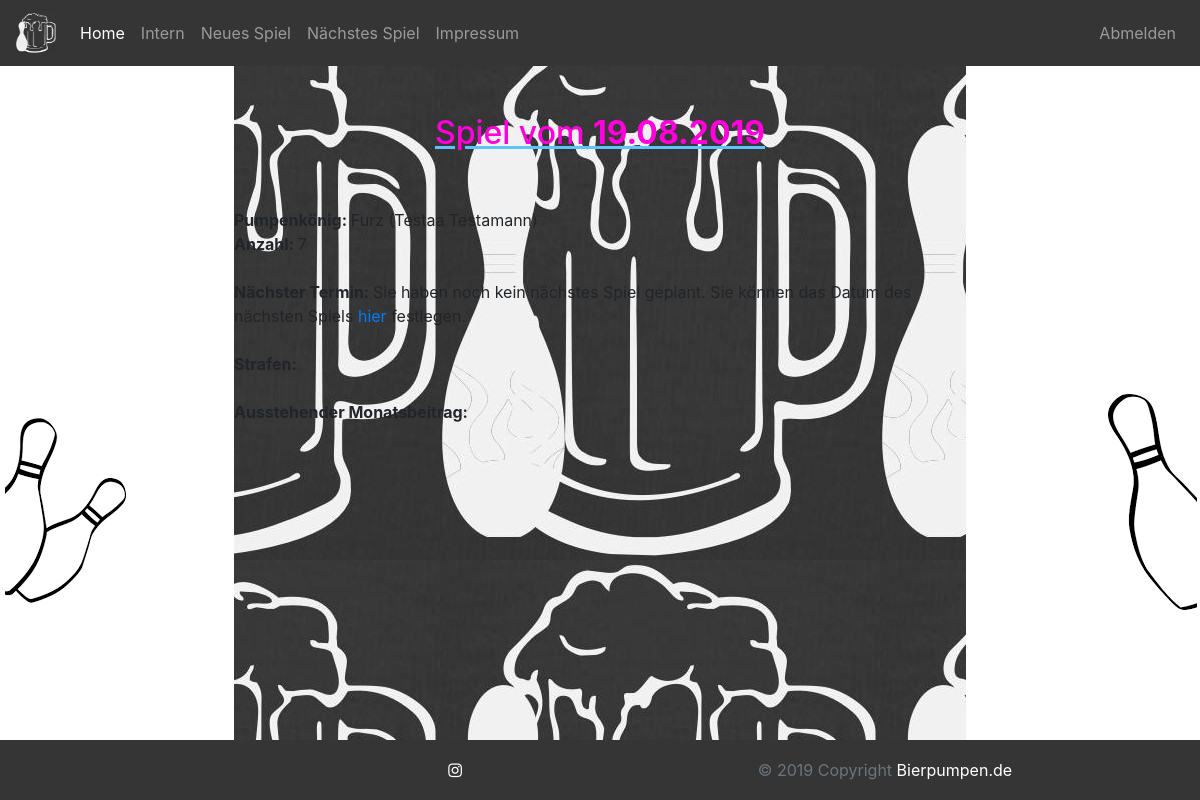
The app's page /spiel.php?id=3 (signed in), older data.
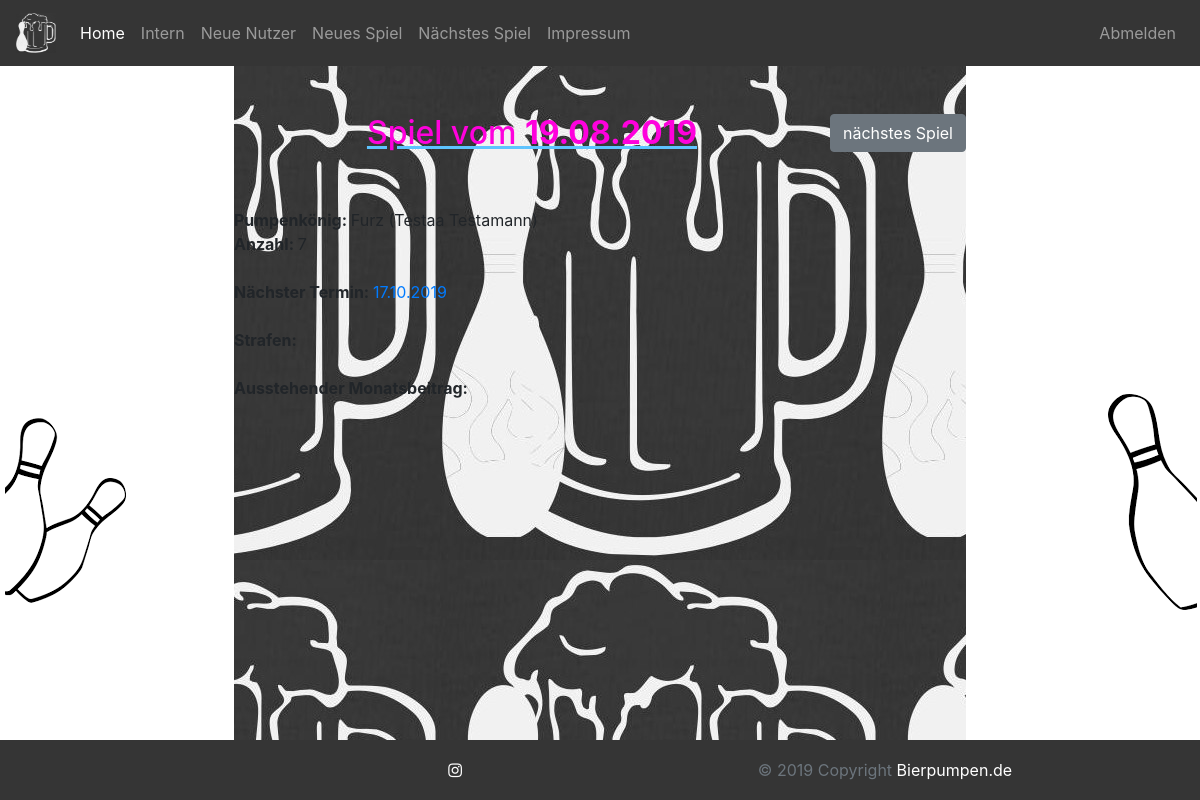
The same page, newer data.
### tables this page shows
CREATE TABLE `games` (
  `id` int(11) NOT NULL,
  `date` date NOT NULL,
  `king` int(11) NOT NULL,
  `amount` int(11) NOT NULL,
  `nextGame` date DEFAULT NULL
);

CREATE TABLE `users` (
  `id` int(11) NOT NULL,
  `username` varchar(32) NOT NULL,
  `password` text NOT NULL,
  `email` varchar(64) NOT NULL,
  `firstname` varchar(64) NOT NULL,
  `lastname` varchar(64) NOT NULL,
  `isNew` int(1) NOT NULL,
  `isAdmin` int(1) NOT NULL
);

### objects/user.php (called while the page is built, shortened)
<?php
class User {
  private $db;
  private static $table_name = "users";
  private $id;
  private $username;
  private $email;
  private $firstname;
  private $lastname;
  private $isAdmin;
  public function __construct($db) {
    $this->db = $db;
  }
  public function readOne() {
    if (!empty($this->id)){
      $query = "SELECT * FROM " . User::$table_name . " WHERE id=:id limit 0,1";
      $stmt = $this->db->prepare($query);
      $stmt->bindParam(":id", $this->id);
    } elseif (!empty($this->username)) {
      $query = "SELECT * FROM " . User::$table_name . " WHERE username LIKE :username limit 0,1";
      $stmt = $this->db->prepare($query);
      $stmt->bindParam(":username", $this->username);
    } elseif (!empty($this->email)) {
      $query = "SELECT * FROM " . User::$table_name . " WHERE email LIKE :email limit 0,1";
      $stmt = $this->db->prepare($query);
      $stmt->bindParam(":email", $this->email);
    } else {
      return false;
    }
    if($stmt->execute()){
      return true;
    } else {
      return false;
    }
  }
  public function setId($newId) {
    $this->id = htmlspecialchars(strip_tags($newId));
  }
  public function getFirstname() {
    return $this->firstname;
  }
  public function setFirstname($newFirstname) {
    $this->firstname = htmlspecialchars(strip_tags($newFirstname));
  }
  public function getLastname() {
    return $this->lastname;
  }
  public function setLastname($newLastname) {
    $this->lastname = htmlspecialchars(strip_tags($newLastname));
  }
  public function getUsername() {
    return $this->username;
  }
  public function setUsername($newUsername) {
    $this->username = htmlspecialchars(strip_tags($newUsername));
  }
  public function setEmail($newEmail) {
    $this->email = htmlspecialchars(strip_tags($newEmail));
  }
  public function getIsAdmin(){
    return $this->isAdmin;
  }
  public function setIsAdmin($newIsAdmin){
    $this->isAdmin = htmlspecialchars(strip_tags($newIsAdmin));
  }
}
?>

### objects/game.php (called while the page is built, shortened)
<?php
class Game {
  private $db;
  public static $table_name = "games";
  private $id;
  private $date;
  private $amount;
  private $nextGame;
  public function __construct($db) {
    $this->db = $db;
  }
  public function readOne() {
    if (!empty($this->id)){
      $query = "SELECT * FROM " . Game::$table_name . " WHERE id=:id LIMIT 0,1";
      $stmt = $this->db->prepare($query);
      $stmt->bindParam(":id", $this->id);
    } elseif (!empty($this->date)) {
      $query = "SELECT * FROM " . Game::$table_name . " WHERE date=:date LIMIT 0,1";
      $stmt = $this->db->prepare($query);
      $stmt->bindParam(":date", $this->date);
    } else {
      return false;
    }
    if($stmt->execute()){
      $count = $stmt->rowCount();
      if($count == 0){
        return false;
      }
      $row = $stmt->fetch(PDO::FETCH_ASSOC);
      return true;
    } else {
      return false;
    }
  }
  public static function readLast($db) {
    $query = "SELECT * from " . Game::$table_name . " ORDER BY date DESC LIMIT 0,1";
    $stmt = $db->prepare($query);
    $stmt->execute();
    $count = $stmt->rowCount();
    $row = $stmt->fetch(PDO::FETCH_ASSOC);
    $game = new Game($db);
    return $game;
  }
  public function setId($newId) {
    $this->id = htmlspecialchars(strip_tags($newId));
  }
  public function getDate() {
    return $this->date;
  }
  public function setDate($newDate) {
    $this->date = htmlspecialchars(strip_tags($newDate));
  }
  public function getAmount() {
    return $this->amount;
  }
  public function setAmount($newAmount) {
    $this->amount = htmlspecialchars(strip_tags($newAmount));
  }
  public function getNextGame() {
    return $this->nextGame;
  }
  public function setNextGame($newNextGame) {
    $this->nextGame = htmlspecialchars(strip_tags($newNextGame));
  }
}
?>

### spiel.php (the view, shortened to what this page needs)
<?php
include_once $_SERVER["DOCUMENT_ROOT"] . '/Kegeln/objects/session.php';
include_once $_SERVER["DOCUMENT_ROOT"] . '/Kegeln/objects/game.php';
  include_once $_SERVER["DOCUMENT_ROOT"] . '/Kegeln/header.php';
  if (isset($_GET['id']) and $_GET['id'] !== "") {
    $game = new Game($db);
    $game->setId($_GET['id']);
    if ($game->readOne()) {
      $next = false;
      $nextId = $_GET['id']+1;
      $nextGame = new Game($db);
      $nextGame->setId($nextId);
      if ($nextGame->readOne()){
        $next = true;
      }
      $date = $game->getDate();
      $formattedDate = substr($date, 8, 2) . "." . substr($date, 5, 2) . "." . substr($date, 0, 4);
      $nextDate = $nextGame->getDate();
      $formattedNext = substr($nextDate, 8, 2) . "." . substr($nextDate, 5, 2) . "." . substr($nextDate, 0, 4);
      $user = new User($db);
      $user->setId($game->getKing());
      $user->readOne();
      $king = $user->getUsername() . " (" . $user->getFirstname() . " " . $user->getLastname() . ")";
      if ($next) {
        echo "<a href='spiel.php?id=$nextId'><button class='btn btn-secondary float-right'>nächstes Spiel</button></a>";
      }
    ?>
      <u style="color: #5DC3FE"><center><h2 style="color: #FE01DC">Spiel vom <b><?php echo $formattedDate;?></b></h2></center></u><br/><br/>
      <b>Pumpenkönig: </b><?php echo $king; ?> <br/>
      <b>Anzahl: </b><?php echo $game->getAmount(); ?> <br/><br/>
      <b>Nächster Termin: </b>
      <?php
      if ($next){
        echo "<a href='spiel.php?id=$nextId'>$formattedNext</a>";
      } else {
        if ($isAdmin) {
          echo "Sie haben noch kein nächstes Spiel geplant. Sie können das Datum des nächsten Spiels <a href='update_game.php'>hier</a> festlegen.";
        } else {
          echo "noch kein nächstes Spiel geplant";
        }
      }
      ?>
      <br/><br/>
      <b>Strafen: </b><br/><br/>
      <b>Ausstehender Monatsbeitrag: </b><br/><br/>
    <?php
    } else {
      header("Location: /Kegeln/index.php?errorcode=7");
    }
  } else {
    header("Location: /Kegeln/index.php?errorcode=6");
  }
include_once $_SERVER["DOCUMENT_ROOT"] . '/Kegeln/footer.php';
?>

### header.php (shortened to what this page needs)
<?php
include_once $_SERVER["DOCUMENT_ROOT"] . '/Kegeln/database/db.php';
include_once $_SERVER["DOCUMENT_ROOT"] . '/Kegeln/objects/user.php';
include_once $_SERVER["DOCUMENT_ROOT"] . '/Kegeln/objects/game.php';
$loggedin = false;
$isAdmin = false;
$database = new Database();
$db = $database->getConnection();
if (isset($_SESSION['session_id'])) {
  $loggedin_user = new User($db);
  $loggedin_user->setId($_SESSION['session_id']);
  $loggedin_user->readOne($db);
  $loggedin = true;
  $nextGame = NULL;
  if($loggedin_user->getIsNew()==1){
    $isNew = true;
  } else {
    $game = Game::readLast($db);
    $nextGame = $game->getNextGame();
  }
  if($loggedin_user->getIsAdmin()==1){
    $isAdmin = true;
  }
}
$users = User::readNew($db);
?>
<!DOCTYPE html>
<html lang="de">
  <head>
    <link href="css/bootstrap.min.css" rel="stylesheet">
    <link href="css/style.css" rel="stylesheet">
    <link rel="stylesheet" href="https://cdnjs.cloudflare.com/ajax/libs/font-awesome/4.7.0/css/font-awesome.min.css">
  </head>
  <body>
  	<header>
	    <nav class="navbar sticky-top navbar-expand-md navbar-dark" style="background-color: #353535;">
			  <a class="navbar-brand" href="index.php"><img src="media/beer.jpg" width="40" height="40" alt=""></a>
			  <div class="collapse navbar-collapse" id="navbarSupportedContent">
			    <ul class="navbar-nav mr-auto">
			      <li class="nav-item active">
			        <a class="nav-link" href="index.php">Home<span class="sr-only">(current)</span></a>
			      </li>
			      <li class="nav-item">
			        <a class="nav-link" href="intern.php">Intern</a>
			      </li>
            <?php
            if ($isAdmin){
              if(!empty($users)){
                ?>
                <li class="nav-item">
                  <a class="nav-link" href="accept.php">Neue Nutzer</a>
                </li>
                <?php
              }
              ?>
              <li class="nav-item">
                <a class="nav-link" href="insert_game.php">Neues Spiel</a>
              </li>
              <?php
              if($nextGame==NULL){
                ?>
                <li class="nav-item">
                  <a class="nav-link" href="update_game.php">Nächstes Spiel</a>
                </li>
                <?php
              }
            }
            ?>
			      <li class="nav-item">
			        <a class="nav-link" href="impressum.php">Impressum</a>
			      </li>
          </ul>
            <?php if ($loggedin){ ?>
              <ul class="navbar-nav">
                <li class="nav-item">
                  <a class="nav-link" href="includes/logout_inc.php?logout=true">Abmelden</a>
                </li>
              </ul>
            <?php } ?>
			  </div>
			</nav>
		</header>
<div class="d-none d-lg-block">
<img src="media/kegel links.png" align="left">
<img src="media/kegel rechts.png" align="right">
</div>
<main role="main" class="container">
<br/>
 <br/>

### footer.php (shortened to what this page needs)
</main>
<br/>
<footer class="footer font-small fixed-bottom" style="background-color: #353535;">
  <div class="container">
    <div class="row">
      <div class="col-sm-4 d-none d-sm-block">
      </div>
      <div class="col-sm-2 d-none d-sm-block">
        <a href="https://www.instagram.com/die_bierpumpen/" class="fa fa-instagram "></a>
      </div>
      <div class="col-sm-6 col-xs-12">
        <div class="footer-copyright text-center text-muted">© 2019 Copyright
          <a class="text-white"href="https://bierpumpen.de">  Bierpumpen.de</a>
        </div>
      </div>
    </div>
  </div>
</footer>
</body>
</html>

### css/style.css (style rules this page uses)
html { position: relative; min-height: 100%; }
body { margin-bottom: 60px; background-image: url('media/beer.jpg'); }
.footer { display: block; position: absolute; bottom: 0; width: 100%; height: 60px; line-height: 60px; background-color: #f5f5f5; }
.fa { padding: 10px; font-size: 30px; width: 50px; text-align: center; text-decoration: none; margin: 5px 5px; }
.fa-instagram { background: #353535; color: white; text-decoration: none; }

Row changes from the older to the newer data that the page shows:
added games: date "17.10.2019"
Text that changed along with them:
text no longer shown: "Sie haben noch kein nächstes Spiel geplant. Sie können das Datum des nächsten Spiels hier festlegen."
text now shown: "Neue Nutzer nächstes Spiel"
